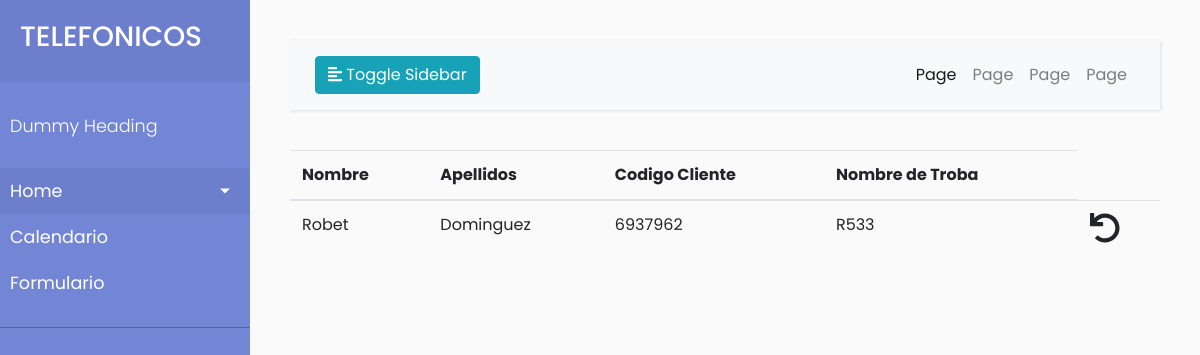
Screenshot of /here/usuarios/10 with the database file from the repository.
### t_test/models.py (models this page shows, shortened)
class Usuario(models.Model):
    usuarioId=models.AutoField(primary_key=True)
    nombre=models.CharField(max_length=40)
    apellido=models.CharField(max_length=80)
    codigoCliente=models.IntegerField()
    troba=models.ForeignKey(Troba,on_delete=models.CASCADE)

class Troba(models.Model):
    trobaId=models.AutoField(primary_key=True)
    trobaNombre=models.CharField(max_length=20)
    nodo=models.ForeignKey(Nodo,on_delete=models.CASCADE)

### t_test/views.py (the view)
# urls.py: path('usuarios/<int:id>',views.usuarios,name='usuarios'),
def usuarios(request,id):
    listausuarios=Usuario.objects.filter(troba__trobaId=id)
    my_dict={'usuarioslist':listausuarios}
    return  render(request,'usuarios.html',context=my_dict)

### templates/usuarios.html
<!DOCTYPE html>
{% extends "base2.html" %}
{% block content %}
<div >
  {%if usuarioslist%}
    <table class="table table-hover table-stripped">
      <thead>
        <th>Nombre</th>
        <th>Apellidos </th>
        <th>Codigo Cliente</th>
        <th> Nombre de Troba</th>
      </thead>
    {%for u in usuarioslist%}
    <tr>
      <td>{{u.nombre}}</td>
      <td>{{u.apellido}}</td>
      <td>{{u.codigoCliente}}</td>
      <td>{{u.troba.trobaNombre}}</td>
      <td >
        <a  href="{% url 'index' %}"><i class='fas fa-undo' style='font-size:30px'></i></a>
      </td>
    </tr>
    {% endfor %}
  </table>
  {% else %}
  <p>no hay informacion que mostrar </p>
  {%endif%}
</div>
{% endblock %}

### static/style2.css (style rules this page uses)
body { font-family: 'Poppins', sans-serif; background: #fafafa; }
a, a:hover, a:focus { color: inherit; text-decoration: none; transition: all 0.3s; }

### rows the page displays
Usuario: nombre "Robet", apellido "Dominguez", codigoCliente "6937962", troba.trobaNombre "R533"
